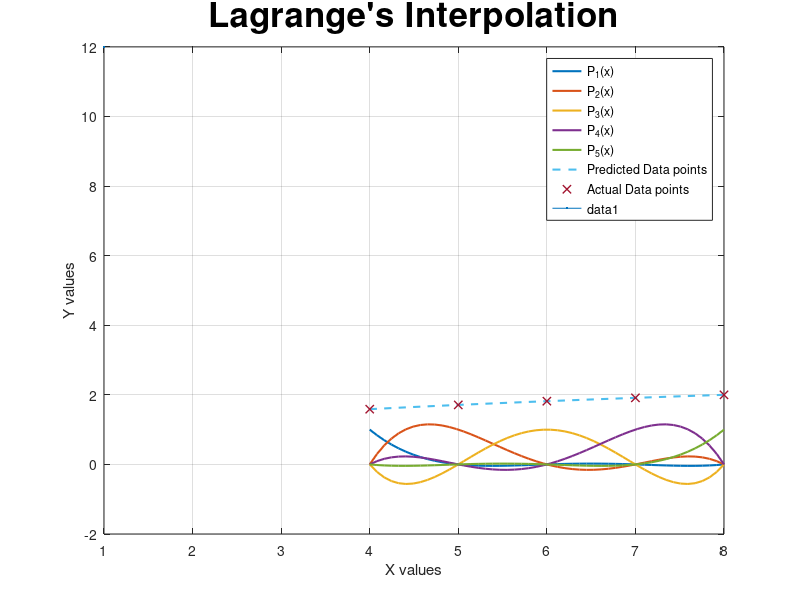

Source code (MATLAB):
%% Assignemnt
% Lagrange's Interpolation

% Name        : Mohamed Mafaz
% Roll Number : AM25M009
% Depatment   : Applied Mechanics


%% Lagrange's Interpolation Function
clc
clear

function [sum] = LI(xs, ys, number)
    % Straight forward brute force way to find l
    l = [];
    
    for j = 1:length(xs)
        a = 1;
        c = 1;
        for i = 1:length(xs)
            if i ~= j       % Or else it will always give 0
                a = a * (number - xs(i));  % Calculating Numerator and Denominator differently
                c = c * (xs(j) - xs(i));
            end
        end
        l(j) = a / c;      
    end
    
    % This calculates l0 x y0 + l1 x y1 + ....
    sum = 0;
    for i = 1: length(l)
        sum = sum + (ys(i) * l(i));
    end
end


function [L] = Lagrange_Basis(xs, j, number)
    L = ones(size(number));
    n = length(xs)
    for i = 1:n
        if i ~= j
            L = L .* (number - xs(i)) / (xs(j) - xs(i))
        end
    end
end

x = [4.0, 5.0, 6.0, 7.0, 8.0]
y = [1.58740105, 1.709976, 1.81712059, 1.912931, 2.0]
sample_points = 50;

% Predicting
test_xs = linspace(min(x), max(x), sample_points);

test_ys = zeros(1, sample_points);
for i = 1:sample_points
    test_ys(i) = LI(x, y, test_xs(i));
end

for j = 1: length(x)
    lb = Lagrange_Basis(x, j, test_xs);
    plot(test_xs, lb, 'LineWidth', 1.5, 'DisplayName', sprintf('P_{%d}(x)', j));
    hold on
end

% Plotting predicted Data
plot(test_xs, test_ys, '--', 'LineWidth', 1.5, 'DisplayName', 'Predicted Data points');
xlabel('X values');
ylabel('Y values');
title("Lagrange's Interpolation", 'FontSize', 25);



hold on

% Plotting actual Data
plot(x, y, 'LineWidth', 1, 'DisplayName', 'Actual Data points', Marker='x', MarkerSize=12);

legend show
grid on;